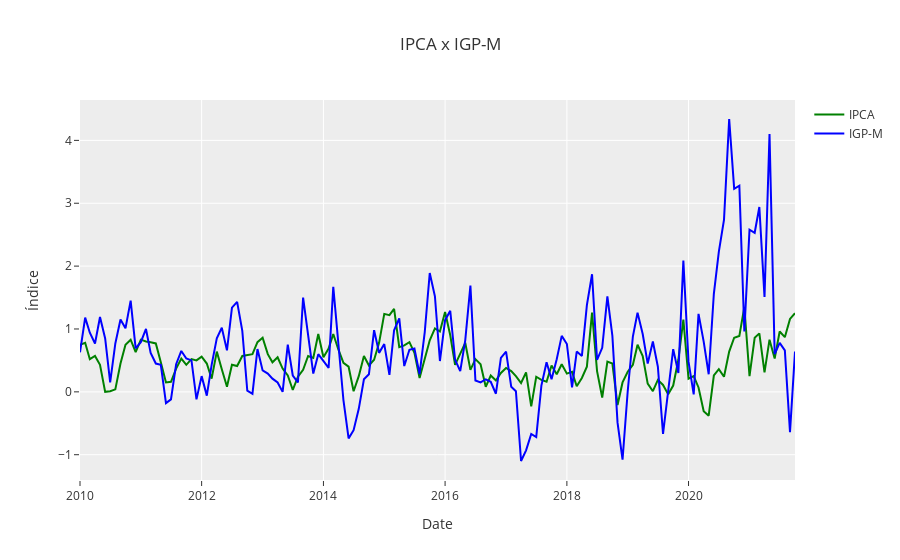

The cell this chart's notebook holds for it:
### Code cell
ts.line_plot(dfs = [[ipca, 'IPCA', 'green'], [igpm, 'IGP-M', 'blue']],
              xtitle = 'Date',
              ytitle = 'Índice',
              title = 'IPCA x IGP-M',
              template="ggplot2"
)

### Figure 1 — Plotly figure (JSON) as saved in the notebook; plotly's stock layout.template omitted (floating-point values rounded to 4 significant figures; data arrays with more than 128 entries replaced by an {"elided": "..."} marker saying what was removed)
{"data": [{"line": {"color": "green"}, "name": "IPCA", "type": "scatter", "x": {"elided": "142 str values"}, "y": {"elided": "142 float values"}}, {"line": {"color": "blue"}, "name": "IGP-M", "type": "scatter", "x": {"elided": "142 str values"}, "y": {"elided": "142 float values"}}], "layout": {"title": {"text": "IPCA x IGP-M"}, "xaxis": {"rangeslider": {"visible": false}, "title": {"text": "Date"}}, "yaxis": {"title": {"text": "Índice"}}}}
